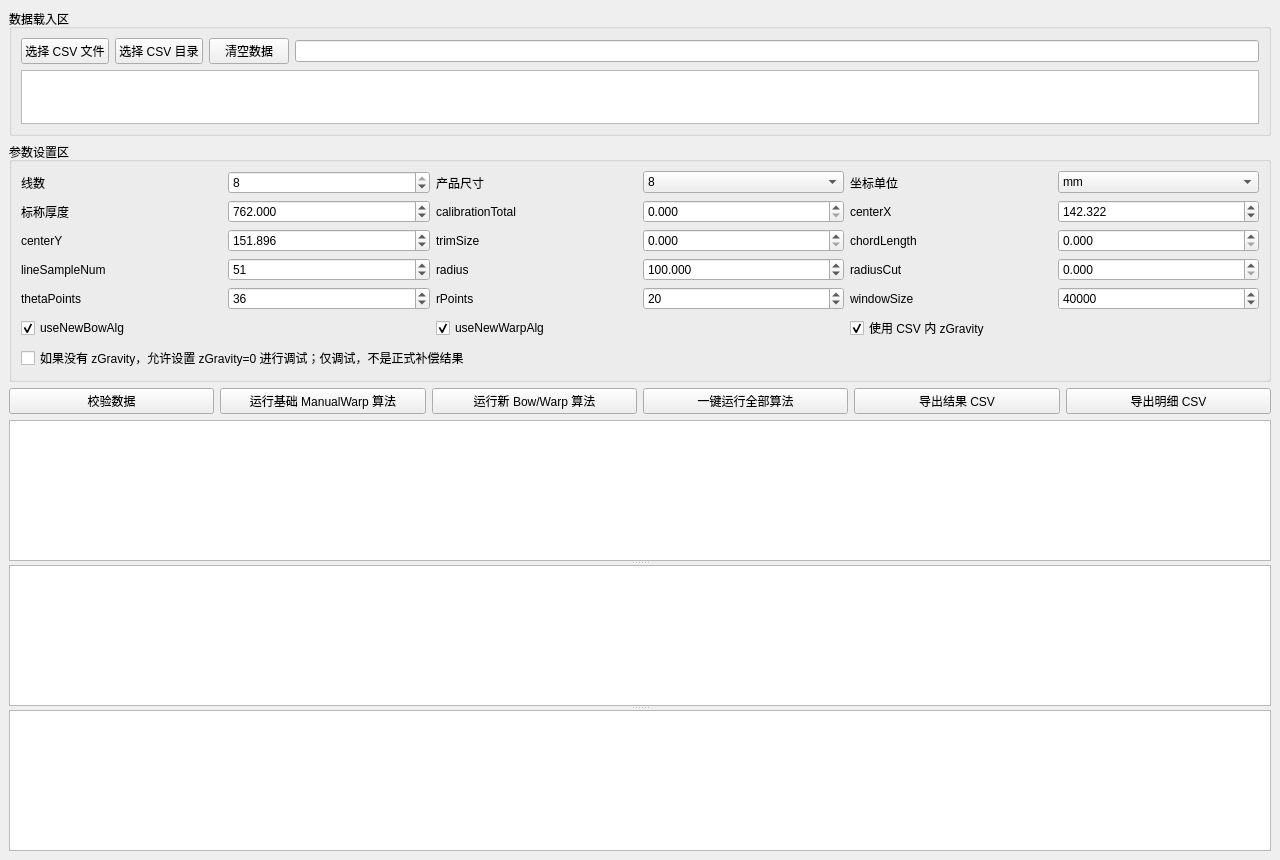
<?xml version="1.0" encoding="UTF-8"?>
<ui version="4.0">
 <class>MainWindow</class>
 <widget class="QMainWindow" name="MainWindow">
  <property name="geometry">
   <rect>
    <x>0</x>
    <y>0</y>
    <width>1280</width>
    <height>860</height>
   </rect>
  </property>
  <property name="windowTitle">
   <string>晶圆厚度算法 Demo</string>
  </property>
  <widget class="QWidget" name="centralwidget">
   <layout class="QVBoxLayout" name="verticalLayout">
    <item>
     <widget class="QGroupBox" name="groupLoad">
      <property name="title">
       <string>数据载入区</string>
      </property>
      <layout class="QGridLayout" name="gridLoad">
       <item row="0" column="0">
        <widget class="QPushButton" name="btnSelectFile">
         <property name="text">
          <string>选择 CSV 文件</string>
         </property>
        </widget>
       </item>
       <item row="0" column="1">
        <widget class="QPushButton" name="btnSelectDir">
         <property name="text">
          <string>选择 CSV 目录</string>
         </property>
        </widget>
       </item>
       <item row="0" column="2">
        <widget class="QPushButton" name="btnClear">
         <property name="text">
          <string>清空数据</string>
         </property>
        </widget>
       </item>
       <item row="0" column="3">
        <widget class="QLineEdit" name="lineEditPath">
         <property name="readOnly">
          <bool>true</bool>
         </property>
        </widget>
       </item>
       <item row="1" column="0" colspan="4">
        <widget class="QPlainTextEdit" name="textSummary">
         <property name="minimumSize">
          <size>
           <width>0</width>
           <height>54</height>
          </size>
         </property>
         <property name="readOnly">
          <bool>true</bool>
         </property>
        </widget>
       </item>
      </layout>
     </widget>
    </item>
    <item>
     <widget class="QGroupBox" name="groupParams">
      <property name="title">
       <string>参数设置区</string>
      </property>
      <layout class="QGridLayout" name="gridParams">
       <item row="0" column="0"><widget class="QLabel" name="labelLineCount"><property name="text"><string>线数</string></property></widget></item>
       <item row="0" column="1"><widget class="QSpinBox" name="spinLineCount"><property name="minimum"><number>1</number></property><property name="maximum"><number>8</number></property><property name="value"><number>8</number></property></widget></item>
       <item row="0" column="2"><widget class="QLabel" name="labelProductSize"><property name="text"><string>产品尺寸</string></property></widget></item>
       <item row="0" column="3"><widget class="QComboBox" name="comboProductSize"><item><property name="text"><string>6</string></property></item><item><property name="text"><string>8</string></property></item><item><property name="text"><string>12</string></property></item><property name="currentIndex"><number>1</number></property></widget></item>
       <item row="0" column="4"><widget class="QLabel" name="labelUnit"><property name="text"><string>坐标单位</string></property></widget></item>
       <item row="0" column="5"><widget class="QComboBox" name="comboUnitMode"><item><property name="text"><string>mm</string></property></item><item><property name="text"><string>um</string></property></item></widget></item>
       <item row="1" column="0"><widget class="QLabel" name="labelNominal"><property name="text"><string>标称厚度</string></property></widget></item>
       <item row="1" column="1"><widget class="QDoubleSpinBox" name="spinNominalThickness"><property name="maximum"><double>100000.000000000000000</double></property><property name="decimals"><number>3</number></property><property name="value"><double>762.000000000000000</double></property></widget></item>
       <item row="1" column="2"><widget class="QLabel" name="labelCalTotal"><property name="text"><string>calibrationTotal</string></property></widget></item>
       <item row="1" column="3"><widget class="QDoubleSpinBox" name="spinCalibrationTotal"><property name="maximum"><double>100000.000000000000000</double></property><property name="decimals"><number>3</number></property></widget></item>
       <item row="1" column="4"><widget class="QLabel" name="labelCenterX"><property name="text"><string>centerX</string></property></widget></item>
       <item row="1" column="5"><widget class="QDoubleSpinBox" name="spinCenterX"><property name="maximum"><double>100000.000000000000000</double></property><property name="decimals"><number>3</number></property><property name="value"><double>142.322000000000003</double></property></widget></item>
       <item row="2" column="0"><widget class="QLabel" name="labelCenterY"><property name="text"><string>centerY</string></property></widget></item>
       <item row="2" column="1"><widget class="QDoubleSpinBox" name="spinCenterY"><property name="maximum"><double>100000.000000000000000</double></property><property name="decimals"><number>3</number></property><property name="value"><double>151.896000000000001</double></property></widget></item>
       <item row="2" column="2"><widget class="QLabel" name="labelTrim"><property name="text"><string>trimSize</string></property></widget></item>
       <item row="2" column="3"><widget class="QDoubleSpinBox" name="spinTrimSize"><property name="maximum"><double>1000.000000000000000</double></property><property name="decimals"><number>3</number></property></widget></item>
       <item row="2" column="4"><widget class="QLabel" name="labelChord"><property name="text"><string>chordLength</string></property></widget></item>
       <item row="2" column="5"><widget class="QDoubleSpinBox" name="spinChordLength"><property name="maximum"><double>1000.000000000000000</double></property><property name="decimals"><number>3</number></property></widget></item>
       <item row="3" column="0"><widget class="QLabel" name="labelSample"><property name="text"><string>lineSampleNum</string></property></widget></item>
       <item row="3" column="1"><widget class="QSpinBox" name="spinLineSampleNum"><property name="minimum"><number>3</number></property><property name="maximum"><number>10000</number></property><property name="value"><number>51</number></property></widget></item>
       <item row="3" column="2"><widget class="QLabel" name="labelRadius"><property name="text"><string>radius</string></property></widget></item>
       <item row="3" column="3"><widget class="QDoubleSpinBox" name="spinRadius"><property name="maximum"><double>10000.000000000000000</double></property><property name="decimals"><number>3</number></property><property name="value"><double>100.000000000000000</double></property></widget></item>
       <item row="3" column="4"><widget class="QLabel" name="labelRadiusCut"><property name="text"><string>radiusCut</string></property></widget></item>
       <item row="3" column="5"><widget class="QDoubleSpinBox" name="spinRadiusCut"><property name="maximum"><double>10000.000000000000000</double></property><property name="decimals"><number>3</number></property></widget></item>
       <item row="4" column="0"><widget class="QLabel" name="labelTheta"><property name="text"><string>thetaPoints</string></property></widget></item>
       <item row="4" column="1"><widget class="QSpinBox" name="spinThetaPoints"><property name="minimum"><number>1</number></property><property name="maximum"><number>10000</number></property><property name="value"><number>36</number></property></widget></item>
       <item row="4" column="2"><widget class="QLabel" name="labelR"><property name="text"><string>rPoints</string></property></widget></item>
       <item row="4" column="3"><widget class="QSpinBox" name="spinRPoints"><property name="minimum"><number>1</number></property><property name="maximum"><number>10000</number></property><property name="value"><number>20</number></property></widget></item>
       <item row="4" column="4"><widget class="QLabel" name="labelWindow"><property name="text"><string>windowSize</string></property></widget></item>
       <item row="4" column="5"><widget class="QSpinBox" name="spinWindowSize"><property name="minimum"><number>1</number></property><property name="maximum"><number>10000000</number></property><property name="value"><number>40000</number></property></widget></item>
       <item row="5" column="0" colspan="2"><widget class="QCheckBox" name="checkNewBow"><property name="text"><string>useNewBowAlg</string></property><property name="checked"><bool>true</bool></property></widget></item>
       <item row="5" column="2" colspan="2"><widget class="QCheckBox" name="checkNewWarp"><property name="text"><string>useNewWarpAlg</string></property><property name="checked"><bool>true</bool></property></widget></item>
       <item row="5" column="4" colspan="2"><widget class="QCheckBox" name="checkUseCsvZGravity"><property name="text"><string>使用 CSV 内 zGravity</string></property><property name="checked"><bool>true</bool></property></widget></item>
       <item row="6" column="0" colspan="6"><widget class="QCheckBox" name="checkDebugZeroZGravity"><property name="text"><string>如果没有 zGravity，允许设置 zGravity=0 进行调试；仅调试，不是正式补偿结果</string></property></widget></item>
      </layout>
     </widget>
    </item>
    <item>
     <layout class="QHBoxLayout" name="buttonLayout">
      <item><widget class="QPushButton" name="btnValidate"><property name="text"><string>校验数据</string></property></widget></item>
      <item><widget class="QPushButton" name="btnRunManual"><property name="text"><string>运行基础 ManualWarp 算法</string></property></widget></item>
      <item><widget class="QPushButton" name="btnRunNew"><property name="text"><string>运行新 Bow/Warp 算法</string></property></widget></item>
      <item><widget class="QPushButton" name="btnRunAll"><property name="text"><string>一键运行全部算法</string></property></widget></item>
      <item><widget class="QPushButton" name="btnExportResult"><property name="text"><string>导出结果 CSV</string></property></widget></item>
      <item><widget class="QPushButton" name="btnExportDetail"><property name="text"><string>导出明细 CSV</string></property></widget></item>
     </layout>
    </item>
    <item>
     <widget class="QSplitter" name="splitter">
      <property name="orientation"><enum>Qt::Vertical</enum></property>
      <widget class="QTableWidget" name="resultTable"/>
      <widget class="QTableWidget" name="detailTable"/>
      <widget class="QTextEdit" name="logText">
       <property name="readOnly"><bool>true</bool></property>
      </widget>
     </widget>
    </item>
   </layout>
  </widget>
 </widget>
 <resources/>
 <connections/>
</ui>
